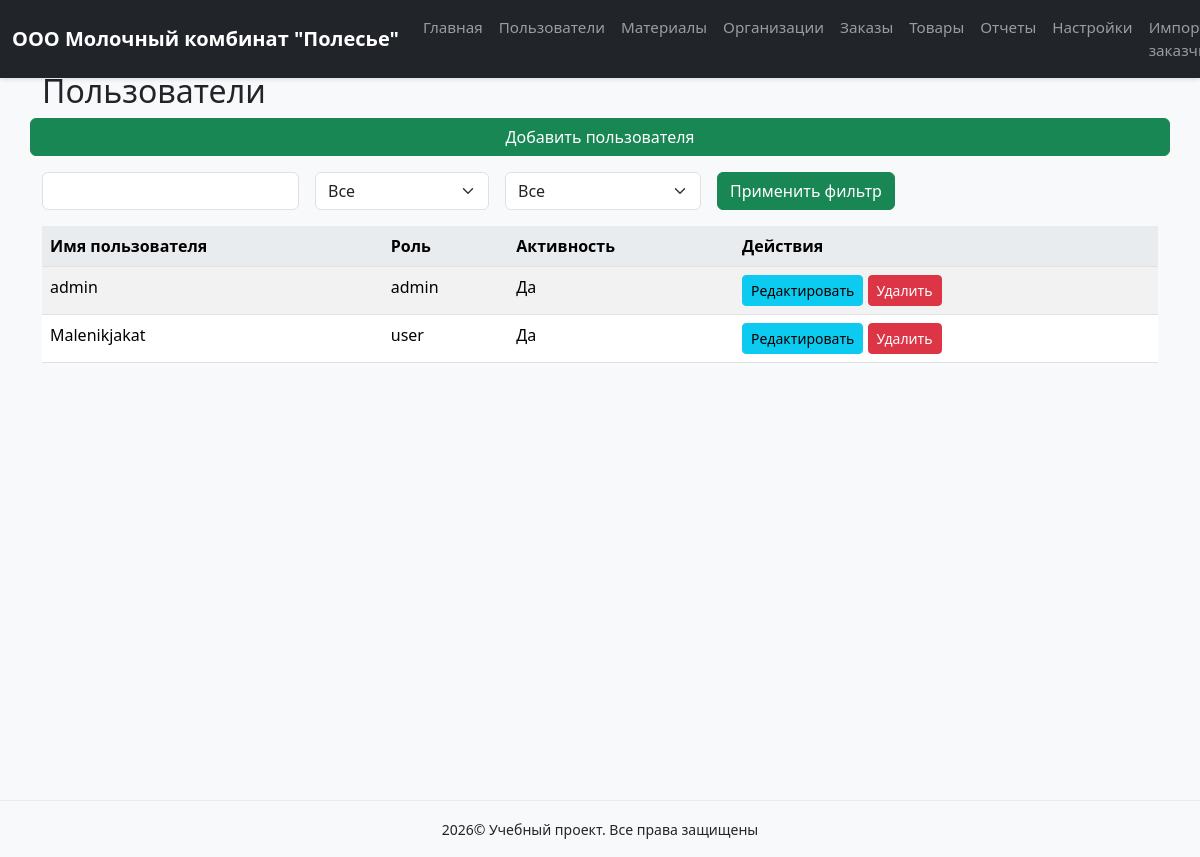
Page /users (signed in) on the earlier database version.
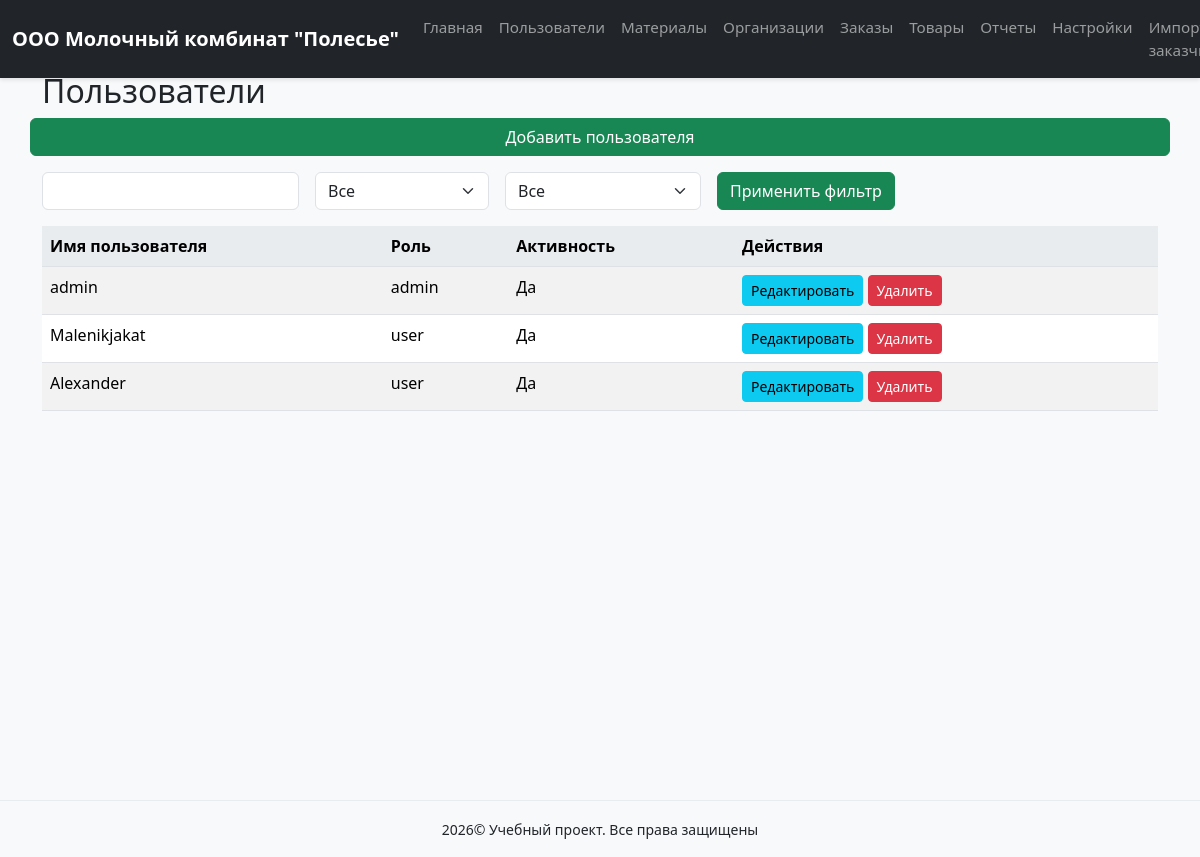
Same page on the later database version.
### models.py (models this page shows, shortened)
class User(UserMixin, db.Model):
    __tablename__ = 'users'
    id = db.Column(db.Integer, primary_key=True)
    username = db.Column(db.String(64), unique=True, nullable=False)
    password_hash = db.Column(db.String(128))
    role = db.Column(db.String(20), default='user')
    active = db.Column(db.Boolean, default=True)
    created_at = db.Column(db.DateTime, default=datetime.utcnow)
    updated_at = db.Column(db.DateTime, onupdate=datetime.utcnow)

### routes.py (the view, shortened to what this page needs)
@main_bp.route('/users', methods=['GET', 'POST'])
@login_required
def users_list():
    if current_user.role != 'admin':
        flash("Доступ запрещён.", "danger")
        return redirect(url_for('main.dashboard'))
    filter_form = FilterUsersForm()
    query = User.query
    filtered_users = query.all()
    return render_template('admin/users.html', users=filtered_users, filter_form=filter_form)

### forms.py
class FilterUsersForm(FlaskForm):
    search_query = StringField('Поиск по имени пользователя или E-mail:', validators=[Optional()])
    role_filter = SelectField('Фильтр по роли:', choices=[('', 'Все'), ('user', 'Пользователь'), ('admin', 'Администратор')], validators=[Optional()])
    active_filter = SelectField('Фильтр по состоянию:', choices=[('', 'Все'), ('True', 'Активные'), ('False', 'Заблокированные')], validators=[Optional()])
    submit = SubmitField('Применить фильтр')

### templates/admin/users.html (shortened to what this page needs)
{% extends "base.html" %}
{% block content %}
<div class="row justify-content-between align-items-center mb-3">
    <h2>Пользователи</h2>
    <a href="{{ url_for('main.add_user') }}" class="btn btn-primary">Добавить пользователя</a>
</div>
<form method="post" class="mb-3">
    <div class="row g-3 align-items-center">
        <div class="col-auto">
            {{ filter_form.search_query(class="form-control") }}
        </div>
        <div class="col-auto">
            {{ filter_form.role_filter(class="form-select") }}
        </div>
        <div class="col-auto">
            {{ filter_form.active_filter(class="form-select") }}
        </div>
        <div class="col-auto">
            {{ filter_form.submit(class="btn btn-primary") }}
        </div>
    </div>
</form>
<table class="table table-striped">
    <thead>
        <tr>
            <th>Имя пользователя</th>
            <th>Роль</th>
            <th>Активность</th>
            <th>Действия</th>
        </tr>
    </thead>
    <tbody>
        {% for user in users %}
            <tr>
                <td>{{ user.username }}</td>
                <td>{{ user.role }}</td>
                <td>{{ 'Да' if user.active else 'Нет' }}</td>
                <td>
                    <a href="{{ url_for('main.edit_user', id=user.id) }}" class="btn btn-info btn-sm">Редактировать</a>
                    <button type="button" class="btn btn-danger btn-sm"
                            data-bs-toggle="modal"
                            data-bs-target="#deleteModal{{ user.id }}">
                        Удалить
                    </button>
                </td>
            </tr>
        {% endfor %}
    </tbody>
</table>
{% endblock %}

Differences in the rows shown:
added User: username "Alexander", role "user", active "Да"
